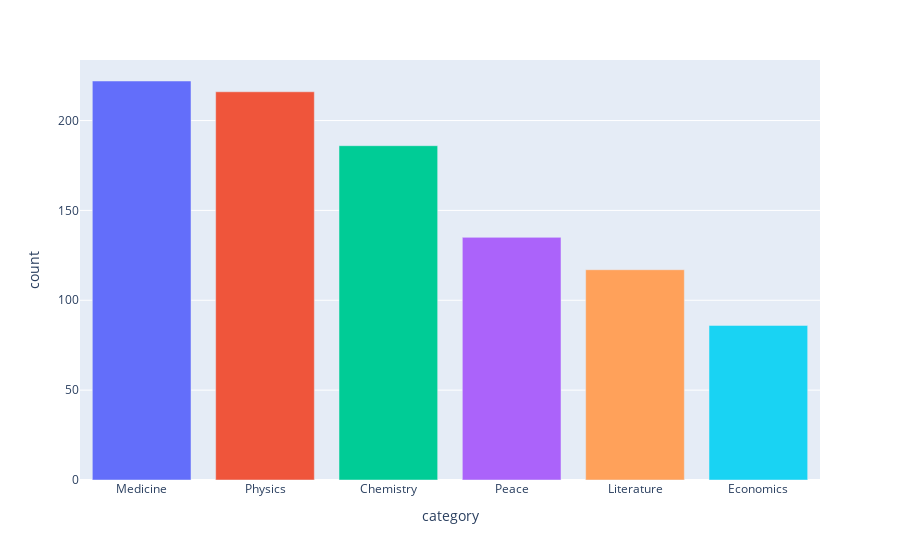

Notebook code for this chart:
### Code cell
fig = px.bar(df_category, x='category', y='count', color="category", color_continuous_scale='Aggrnyl')
fig.update_traces(showlegend=False)
fig.show()

### Figure 1 — Plotly figure (JSON) as saved in the notebook; plotly's stock layout.template omitted (floating-point values rounded to 4 significant figures)
{"data": [{"alignmentgroup": "True", "hovertemplate": "category=%{x}<br>count=%{y}<extra></extra>", "legendgroup": "Medicine", "marker": {"color": "#636efa", "pattern": {"shape": ""}}, "name": "Medicine", "offsetgroup": "Medicine", "orientation": "v", "showlegend": false, "textposition": "auto", "type": "bar", "x": ["Medicine"], "xaxis": "x", "y": [222], "yaxis": "y"}, {"alignmentgroup": "True", "hovertemplate": "category=%{x}<br>count=%{y}<extra></extra>", "legendgroup": "Physics", "marker": {"color": "#EF553B", "pattern": {"shape": ""}}, "name": "Physics", "offsetgroup": "Physics", "orientation": "v", "showlegend": false, "textposition": "auto", "type": "bar", "x": ["Physics"], "xaxis": "x", "y": [216], "yaxis": "y"}, {"alignmentgroup": "True", "hovertemplate": "category=%{x}<br>count=%{y}<extra></extra>", "legendgroup": "Chemistry", "marker": {"color": "#00cc96", "pattern": {"shape": ""}}, "name": "Chemistry", "offsetgroup": "Chemistry", "orientation": "v", "showlegend": false, "textposition": "auto", "type": "bar", "x": ["Chemistry"], "xaxis": "x", "y": [186], "yaxis": "y"}, {"alignmentgroup": "True", "hovertemplate": "category=%{x}<br>count=%{y}<extra></extra>", "legendgroup": "Peace", "marker": {"color": "#ab63fa", "pattern": {"shape": ""}}, "name": "Peace", "offsetgroup": "Peace", "orientation": "v", "showlegend": false, "textposition": "auto", "type": "bar", "x": ["Peace"], "xaxis": "x", "y": [135], "yaxis": "y"}, {"alignmentgroup": "True", "hovertemplate": "category=%{x}<br>count=%{y}<extra></extra>", "legendgroup": "Literature", "marker": {"color": "#FFA15A", "pattern": {"shape": ""}}, "name": "Literature", "offsetgroup": "Literature", "orientation": "v", "showlegend": false, "textposition": "auto", "type": "bar", "x": ["Literature"], "xaxis": "x", "y": [117], "yaxis": "y"}, {"alignmentgroup": "True", "hovertemplate": "category=%{x}<br>count=%{y}<extra></extra>", "legendgroup": "Economics", "marker": {"color": "#19d3f3", "pattern": {"shape": ""}}, "name": "Economics", "offsetgroup": "Economics", "orientation": "v", "showlegend": false, "textposition": "auto", "type": "bar", "x": ["Economics"], "xaxis": "x", "y": [86], "yaxis": "y"}], "layout": {"autosize": true, "barmode": "relative", "legend": {"title": {"text": "category"}, "tracegroupgap": 0}, "margin": {"t": 60}, "xaxis": {"anchor": "y", "autorange": true, "categoryarray": ["Medicine", "Physics", "Chemistry", "Peace", "Literature", "Economics"], "categoryorder": "array", "domain": [0, 1], "range": [-0.5, 5.5], "title": {"text": "category"}, "type": "category"}, "yaxis": {"anchor": "x", "autorange": true, "domain": [0, 1], "range": [0, 233.7], "title": {"text": "count"}, "type": "linear"}}}
